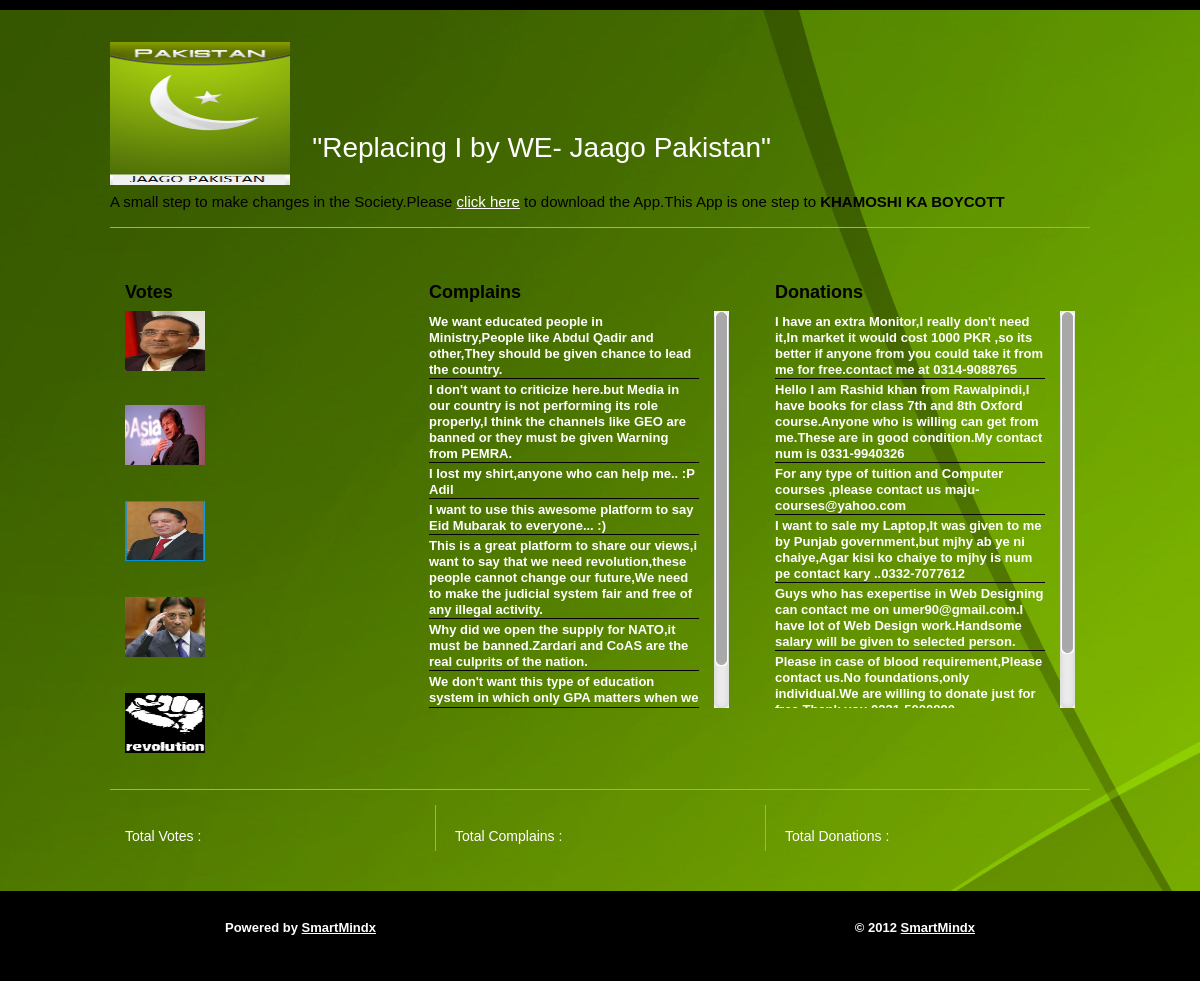
The page / on the database its author committed.
### tables this page shows
CREATE TABLE IF NOT EXISTS `complain` (
  `id` int(11) NOT NULL AUTO_INCREMENT,
  `comment` varchar(800) NOT NULL,
  PRIMARY KEY (`id`)
);

CREATE TABLE IF NOT EXISTS `comments` (
  `id` int(20) NOT NULL AUTO_INCREMENT,
  `comment` varchar(800) NOT NULL,
  PRIMARY KEY (`id`)
);

### index.php (the view, shortened to what this page needs)
<?php
$sql_com = "SELECT * FROM complain ";
$res_com=mysql_query($sql_com) or die(mysql_error());
$sql_don = "SELECT * FROM comments ";
$res_don=mysql_query($sql_don) or die(mysql_error());
?>
<!doctype html>
<html lang="en">
<head>
<link rel="stylesheet" type="text/css" href="http://ajax.googleapis.com/ajax/libs/jqueryui/1.8.6/themes/vader/jquery-ui.css" />
	<link rel="stylesheet" type="text/css" href="css/counter.css" />
<link rel="stylesheet" href="css/website.css" type="text/css" media="screen"/>
<link rel="stylesheet" type="text/css" href="css/demo.css" />
<link rel="stylesheet" type="text/css" href="css/styles.css"/>
</head>
<body>
   <div class="bg">
    <div id="container">
    <header>
      <a href="#" id="logo"><img src="images/logo.png" width="180" height="143" alt="logo"/></a>
	</header>
   <section id="intro">
      <hgroup>
      <h1>&nbsp;&nbsp;&nbsp;&nbsp;&nbsp;&nbsp;&nbsp;&nbsp;&nbsp;&nbsp;&nbsp;&nbsp;&nbsp;&nbsp;&nbsp;&nbsp;&nbsp;&nbsp;&nbsp;&nbsp;&nbsp;&nbsp;&nbsp;&nbsp;&nbsp;&nbsp;"Replacing I by WE- Jaago Pakistan"<span></span></h1>
      <h2 style="color:#000">A small step to make changes in the Society.Please <a href="https://play.google.com/store/apps/details?id=com.smartmindx.apportunity#?t=W251bGwsMSwxLDIxMiwiY29tLnNtYXJ0bWluZHguYXBwb3J0dW5pdHkiXQ.." target="_blank">click here</a> to download the App.This App is one step to <b>KHAMOSHI KA BOYCOTT</b></h2>
      </hgroup>
   </section>
   <div class="holder_content">
    <section class="group1">
         <h3><b style="color:#000">Votes</b></h3>
         <div><div style="float:left"><a href="#"><img src="images/zar.jpg" width="80" height="60" alt="picture1"/> </a></div> <div id="flip-counter" class="flip-counter" style="float:right;position:relative; top:-72px;"></div></div>
         <div style="position:absolute ; top:136px;"><div style="float:left"><a href="#"><img src="images/imran.jpg" width="80" height="60" alt="picture1"/> </a></div> <div id="flip-counter1" class="flip-counter" style="position:relative;left:111px;top:-73px;float:right;"></div></div>
          <div style="position:absolute ; top:232px;"><div style="float:left"><a href="#"><img src="images/nawaz.jpg" width="80" height="60" alt="picture1"/> </a></div> <div id="flip-counter2" class="flip-counter" style="position:relative;float:right;left:111px;top:-73px"></div></div>
         <div style="position:absolute ; top:328px;"><div style="float:left"><a href="#"><img src="images/musharaf.jpg" width="80" height="60" alt="picture1"/> </a></div> <div id="flip-counter3" class="flip-counter" style="position:relative;float:right;left:111px;top:-73px"></div></div>
           <div style="position:absolute ; top:424px;"><div style="float:left"><a href="#"><img src="images/revo.jpg" width="80" height="60" alt="picture1"/> </a></div> <div id="flip-counter4" class="flip-counter" style="position:relative;float:right;left:111px;top:-73px"></div></div>
   	</section>
   <div id="scrollbar1" class="group2">
    <h3><b style="color:#000">Complains</b></h3>
   <div class="scrollbar"><div class="track"><div class="thumb"><div class="end"></div></div></div></div>
		<div class="viewport">
			 <div class="overview">
         <ul id="ticker_02" class="ticker1">
             <?php
			 while ($res_comi=mysql_fetch_array($res_com))
			 {
				 ?>
                 <li><p><b> <?php echo $res_comi['comment'];?></p></li>
                 <?php
			 }
			 ?>
                </ul>
        </div>
		</div>
	</div>
      <div id="scrollbar2" class="group3">
    <h3><b style="color:#000">Donations</b></h3>
   <div class="scrollbar"><div class="track"><div class="thumb"><div class="end"></div></div></div></div>
		<div class="viewport">
			 <div class="overview">
         <ul id="ticker_03" class="ticker1">
 <?php
			 while ($res_doni=mysql_fetch_array($res_don))
			 {
				 ?>
                 <li><p ><b> <?php echo $res_doni['comment'];?></p></li>
                 <?php
			 }
			 ?>
                </ul>
        </div>
		</div>
	</div>
	</div>
   <div class="holder_content" style="margin-top:60px;">
    <div id="flip-counter5" class="flip-counter" style="position:absolute ; left:125px;"></div>
    <div id="flip-counter6" class="flip-counter" style="position:absolute ; left:475px;"></div>
    <div id="flip-counter7" class="flip-counter" style="position:absolute ; left:805px;"></div>
      <section class="group4">
         <article>
        <br />
         <h4>Total Votes :</h4>
          <br />
          <h4>Total Complains :</h4>
           <br />
           <h4>Total Donations :</h4>
         </article>
       </section>
   </div>
   </div>
   <footer>
      <div class="container">
         <div id="FooterTwo"> © 2012 <a href="http://www.smartmindx.com" target="_blank">SmartMindx</a> </div>
         <div id="FooterTree"> Powered by <a href="http://www.smartmindx.com" target="_blank">SmartMindx</a>  </div>
      </div>
   </footer>
   </div>
  </body>
</html>

### css/counter.css (style rules this page uses)
.flip-counter { width:300px; }

### css/website.css (style rules this page uses)
#scrollbar1 { width: 300px; margin: 0 0 10px; }
#scrollbar1 .viewport { width: 270px; height: 397px; overflow: hidden; position: relative; }
#scrollbar1 .overview { list-style: none; position: absolute; left: 0; top: 0; padding: 0; margin: 0; }
#scrollbar1 .scrollbar { background: transparent url(../images/bg-scrollbar-track-y.png) no-repeat 0 0; position: relative; background-position: 0 0; float: right; width: 15px; }
#scrollbar1 .track { background: transparent url(../images/bg-scrollbar-trackend-y.png) no-repeat 0 100%; height: 100%; width:13px; position: relative; padding: 0 1px; }
#scrollbar1 .thumb { background: transparent url(../images/bg-scrollbar-thumb-y.png) no-repeat 50% 100%; height: 20px; width: 25px; cursor: pointer; overflow: hidden; position: absolute; top: 0; left: -5px; }
#scrollbar1 .thumb .end { background: transparent url(../images/bg-scrollbar-thumb-y.png) no-repeat 50% 0; overflow: hidden; height: 5px; width: 25px; }
#scrollbar2 { width: 300px; margin: 0 0 10px; }
#scrollbar2 .viewport { width: 270px; height: 397px; overflow: hidden; position: relative; }
#scrollbar2 .overview { list-style: none; position: absolute; left: 0; top: 0; padding: 0; margin: 0; }
#scrollbar2 .scrollbar { background: transparent url(../images/bg-scrollbar-track-y.png) no-repeat 0 0; position: relative; background-position: 0 0; float: right; width: 15px; }
#scrollbar2 .track { background: transparent url(../images/bg-scrollbar-trackend-y.png) no-repeat 0 100%; height: 100%; width:13px; position: relative; padding: 0 1px; }
#scrollbar2 .thumb { background: transparent url(../images/bg-scrollbar-thumb-y.png) no-repeat 50% 100%; height: 20px; width: 25px; cursor: pointer; overflow: hidden; position: absolute; top: 0; left: -5px; }
#scrollbar2 .thumb .end { background: transparent url(../images/bg-scrollbar-thumb-y.png) no-repeat 50% 0; overflow: hidden; height: 5px; width: 25px; }

### css/demo.css (style rules this page uses)
body { font-family:verdana }
p { line-height:16px;margin:0 0 5px }
#flip-counter { position:relative;left:50%;clear:both }

### rows shown on the page
complain: comment "We don't want this type of education system in which only GPA matters when we…"
complain: comment "We want educated people in Ministry,People like Abdul Qadir and other,They should be given chance to lead the country."
complain: comment "I don't want to criticize here.but Media in our country is not performing its role properly,I think the channels like GEO are banned or they must be given Warning from PEMRA."
complain: comment "I lost my shirt,anyone who can help me.. :P Adil"
complain: comment "I want to use this awesome platform to say Eid Mubarak to everyone... :)"
complain: comment "This is a great platform to share our views,i want to say that we need revolution,these people cannot change our future,We need to make the judicial system fair and free of any illegal activity."
complain: comment "Why did we open the supply for NATO,it must be banned.Zardari and CoAS are the real culprits of the nation."
comments: comment "I have an extra Monitor,I really don't need it,In market it would cost 1000 PKR ,so its better if anyone from you could take it from me for free.contact me at 0314-9088765"
comments: comment "Hello I am Rashid khan from Rawalpindi,I have books for class 7th and 8th Oxford course.Anyone who is willing can get from me.These are in good condition.My contact num is 0331-9940326"
comments: comment "For any type of tuition and Computer courses ,please contact us maju-courses@yahoo.com"
comments: comment "I want to sale my Laptop,It was given to me by Punjab government,but mjhy ab ye ni chaiye,Agar kisi ko chaiye to mjhy is num pe contact kary ..0332-7077612"
comments: comment "Guys who has exepertise in Web Designing can contact me on umer90@gmail.com.I have lot of Web Design work.Handsome salary will be given to selected person."
comments: comment "Please in case of blood requirement,Please contact us.No foundations,only individual.We are willing to donate just for…"
